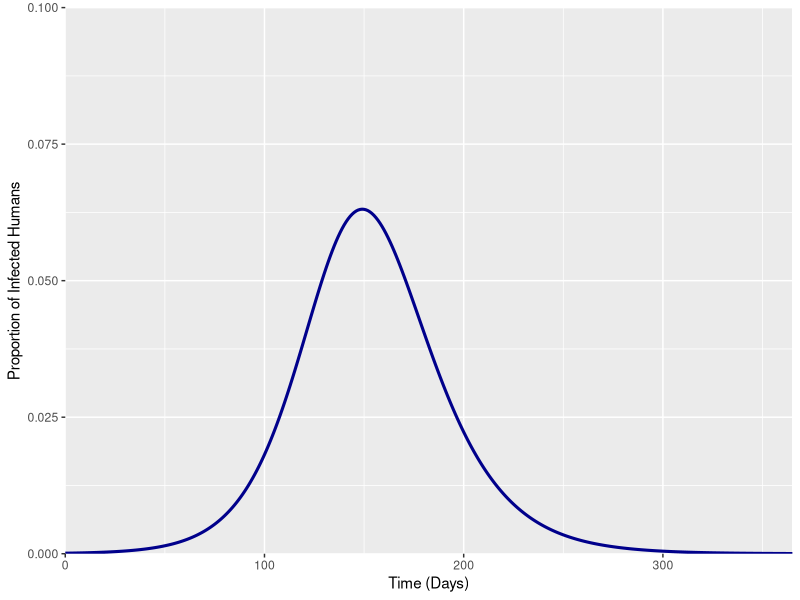
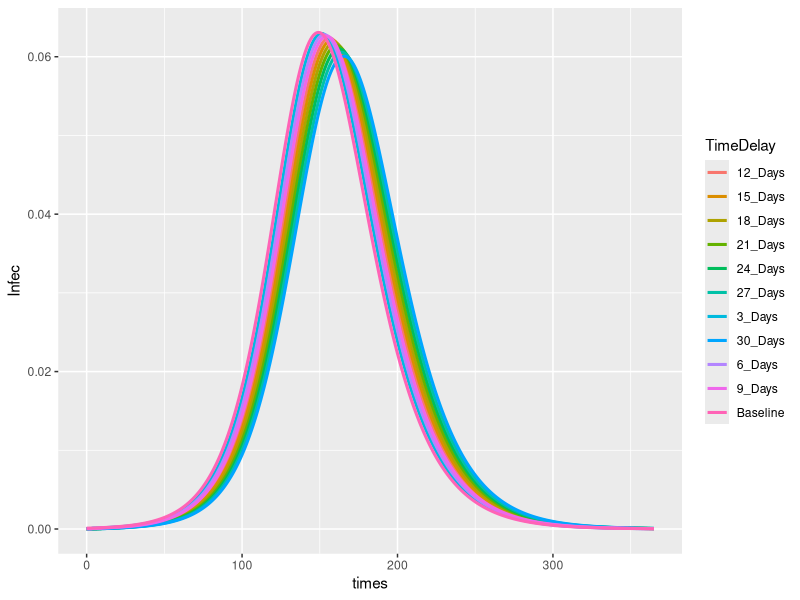
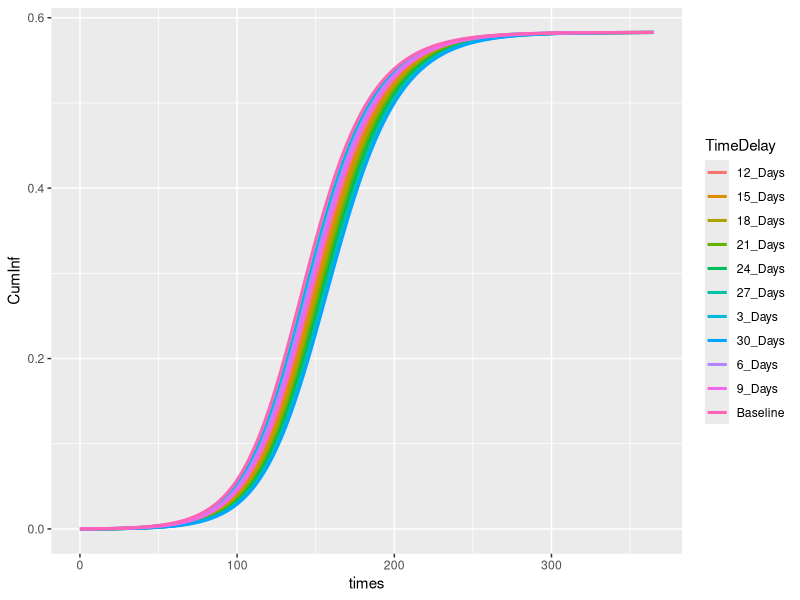

Write R code to recreate these figures, in order.
rm(list=ls())

library("deSolve"); library("ggplot2"); library("cowplot")

GenTime <- function(T2, R0) {
  G = T2 * ((R0-1)/log(2))
  return(G)
}

#### SCENARIO 1 No Intervention ####

SIR <- function(time, state, parameters) {
  with(as.list(c(state, parameters)), {
    dS = - beta*S*I
    dI = beta*S*I - gamma*I 
    dR = gamma*I 
    dC = beta*S*I 
    return(list(c(dS,dI,dR,dC)))
  })
}

init <- c(S = 0.9999, I = 0.0001,  R = 0, C = 0)
times <- seq(0,365,by = 1)

parms = c(gamma = 1/(GenTime(4.6,2.4)),
          beta = 1.5*(1/(GenTime(4.6,2.4))))

out <- data.frame(ode(y = init, func = SIR, times = times, parms = parms))

#### Dataframe Modification ####

#Baseline 
outbase <- out

ggplot(outbase, aes(x = time, y = I)) + geom_line(size = 1.05, col = "darkblue") +
  labs(x ="Time (Days)", y = "Proportion of Infected Humans") +
  scale_y_continuous(limits = c(0, 0.1), expand = c(0,0)) +
  scale_x_continuous(expand = c(0, 0))

combdatabase <- data.frame("times" = seq(0,365), "Infec" = (outbase[,3]),
                        "CumInf" = (outbase[,5]),
                        "TimeDelay" = "Baseline")

# +7 Days
out1 <- out; out1[,1] <- out1[,1]+4
outone <- rbind(data.frame("time" = seq(0,3), "S" = 1, "I" = 0, "R" = 0, "C" = 0),
                 data.frame(out1))
outone <- head(outone, -4)

combdata1 <- data.frame("times" = seq(0,365), "Infec" = ((outbase[,3] + outone[,3])/2),
                        "CumInf" = ((outbase[,5] + outone[,5])/2),
                        "TimeDelay" = "3_Days")

# +14 Days
out2 <- out; out2[,1] <- out2[,1]+7
outtwo <- rbind(data.frame("time" = seq(0,6), "S" = 1, "I" = 0, "R" = 0, "C" = 0),
                data.frame(out2))
outtwo <- head(outtwo, -7)

combdata2 <- data.frame("times" = seq(0,365), "Infec" = ((outbase[,3] + outone[,3] + outtwo[,3])/3),
                        "CumInf" = ((outbase[,5] + outone[,5] + outtwo[,5])/3),
                        "TimeDelay" = "6_Days")

# +21 Days
out3 <- out; out3[,1] <- out3[,1]+10
outthree <- rbind(data.frame("time" = c(seq(0,9)), "S" = 1, "I" = 0, "R" = 0, "C" = 0),
                data.frame(out3))
outthree <- head(outthree, -10)

combdata3 <- data.frame("times" = seq(0,365), "Infec" = ((outbase[,3] + outone[,3] + outtwo[,3] + outthree[,3])/4), 
                        "CumInf" = ((outbase[,5] + outone[,5] + outtwo[,5] + outthree[,5])/4),
                        "TimeDelay" = "9_Days")

# +28 Days
out4 <- out; out4[,1] <- out4[,1]+13
outfour <- rbind(data.frame("time" = c(seq(0,12)), "S" = 1, "I" = 0, "R" = 0, "C" = 0),
                  data.frame(out3))
outfour <- head(outfour, -13)

combdata4 <- data.frame("times" = seq(0,365), "Infec" = ((outbase[,3] + outone[,3] + outtwo[,3] + outthree[,3] + outfour[,3])/5),
                        "CumInf" = ((outbase[,5] + outone[,5] + outtwo[,5] + outthree[,5] + outfour[,5])/5),
                        "TimeDelay" = "12_Days")

# +35 Days
out5 <- out; out5[,1] <- out5[,1]+16
outfive <- rbind(data.frame("time" = c(seq(0,15)), "S" = 1, "I" = 0, "R" = 0, "C" = 0),
                 data.frame(out5))
outfive <- head(outfive, -16)

combdata5 <- data.frame("times" = seq(0,365), "Infec" = ((outbase[,3] + outone[,3] + outtwo[,3] + outthree[,3] + outfour[,3] + outfive[,3])/6),
                        "CumInf" = ((outbase[,5] + outone[,5] + outtwo[,5] + outthree[,5] + outfour[,5] + outfive[,5])/6),
                        "TimeDelay" = "15_Days")

# +42 Days
out6 <- out; out6[,1] <- out6[,1]+19
outsix <- rbind(data.frame("time" = c(seq(0,18)), "S" = 1, "I" = 0, "R" = 0, "C" = 0),
                 data.frame(out6))
outsix <- head(outsix, -19)

combdata6 <- data.frame("times" = seq(0,365), "Infec" = ((outbase[,3] + outone[,3] + outtwo[,3] + outthree[,3] + outfour[,3] + outfive[,3] + outsix[,3])/7),
                        "CumInf" = ((outbase[,5] + outone[,5] + outtwo[,5] + outthree[,5] + outfour[,5] + outfive[,5] + outsix[,5])/7),
                        "TimeDelay" = "18_Days")

# +49 Days
out7 <- out; out7[,1] <- out7[,1]+22
outseven <- rbind(data.frame("time" = c(seq(0,21)), "S" = 1, "I" = 0, "R" = 0, "C" = 0),
                data.frame(out7))
outseven <- head(outseven, -22)

combdata7 <- data.frame("times" = seq(0,365), "Infec" = ((outbase[,3] + outone[,3] + outtwo[,3] + outthree[,3] + outfour[,3] + outfive[,3] + outsix[,3] + 
                                                            outseven[,3])/8),
                        "CumInf" = ((outbase[,5] + outone[,5] + outtwo[,5] + outthree[,5] + outfour[,5] + outfive[,5] + outsix[,5] + 
                                      outseven[,5])/8),
                        "TimeDelay" = "21_Days")

# +56 Days
out8 <- out; out8[,1] <- out8[,1]+25
outeight <- rbind(data.frame("time" = c(seq(0,24)), "S" = 1, "I" = 0, "R" = 0, "C" = 0),
                  data.frame(out8))
outeight <- head(outeight, -25)

combdata8 <- data.frame("times" = seq(0,365), "Infec" = ((outbase[,3] + outone[,3] + outtwo[,3] + outthree[,3] + outfour[,3] + outfive[,3] + outsix[,3] + 
                                                            outseven[,3] + outeight[,3])/9),
                        "CumInf" = ((outbase[,5] + outone[,5] + outtwo[,5] + outthree[,5] + outfour[,5] + outfive[,5] + outsix[,5] + 
                                      outseven[,5] + outeight[,5])/9),
                        "TimeDelay" = "24_Days")

# +63 Days
out9 <- out; out9[,1] <- out9[,1]+28
outnine <- rbind(data.frame("time" = c(seq(0,27)), "S" = 1, "I" = 0, "R" = 0, "C" = 0),
                  data.frame(out9))
outnine <- head(outnine, -28)

combdata9 <- data.frame("times" = seq(0,365), "Infec" = ((outbase[,3] + outone[,3] + outtwo[,3] + outthree[,3] + outfour[,3] + outfive[,3] + outsix[,3] + 
                                                            outseven[,3] + outeight[,3] + outnine[,3])/10),
                        "CumInf" = ((outbase[,5] + outone[,5] + outtwo[,5] + outthree[,5] + outfour[,5] + outfive[,5] + outsix[,5] + 
                                      outseven[,5] + outeight[,5] + outnine[,5])/10),
                        "TimeDelay" = "27_Days")

# +10 Days
out10 <- out; out10[,1] <- out10[,1]+31
outten <- rbind(data.frame("time" = c(seq(0,30)), "S" = 1, "I" = 0, "R" = 0, "C" = 0),
                 data.frame(out10))
outten <- head(outten, -31)

combdata10 <- data.frame("times" = seq(0,365), "Infec" = (outbase[,3] + outone[,3] + outtwo[,3] + outthree[,3] + outfour[,3] + outfive[,3] + outsix[,3] + 
                                                            outseven[,3] + outeight[,3] + outnine[,3] + outten[,3])/11,
                         "CumInf" = (outbase[,5] + outone[,5] + outtwo[,5] + outthree[,5] + outfour[,5] + outfive[,5] + outsix[,5] + 
                                      outseven[,5] + outeight[,5] + outnine[,5] + outten[,5])/11,
                         "TimeDelay" = "30_Days")

comb10data <- rbind(combdatabase,
                    combdata1,
                    combdata2,
                    combdata3,
                    combdata4,
                    combdata5,
                    combdata6,
                    combdata7,
                    combdata8,
                    combdata9,
                    combdata10)

ggplot(comb10data, aes(x = times, y =Infec, col = TimeDelay)) + geom_line(size = 1.05)
ggplot(comb10data, aes(x = times, y =CumInf, col = TimeDelay)) + geom_line(size = 1.05)

write.csv(comb10data, "delaydata3day.csv", row.names = FALSE)
